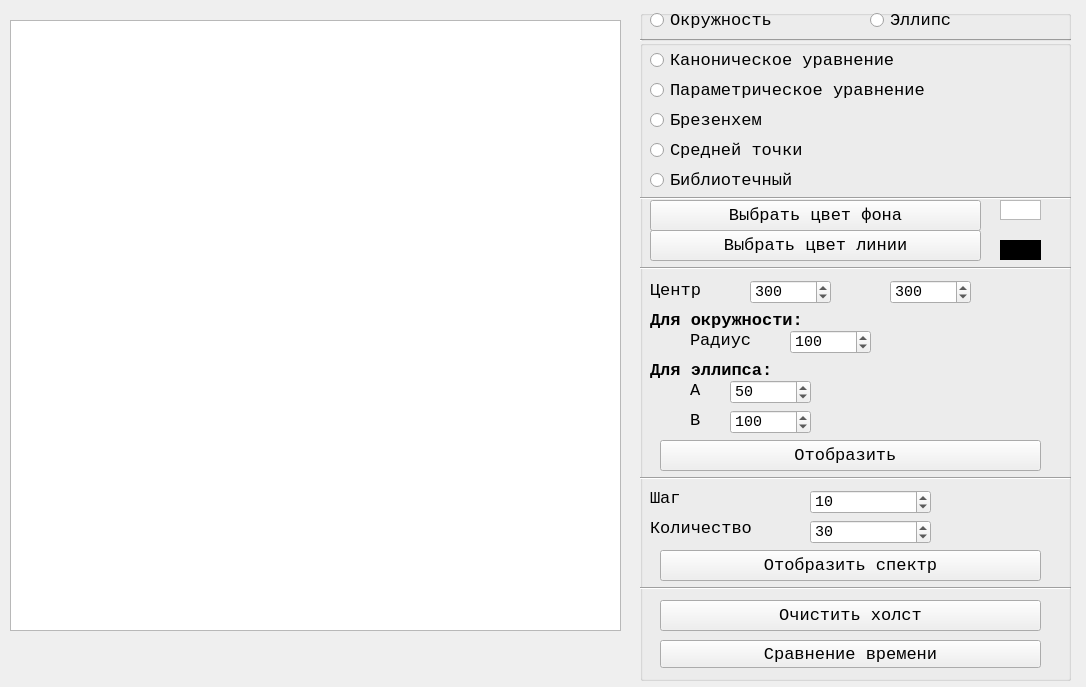
<?xml version="1.0" encoding="UTF-8"?>
<ui version="4.0">
 <class>window</class>
 <widget class="QMainWindow" name="window">
  <property name="geometry">
   <rect>
    <x>0</x>
    <y>0</y>
    <width>1086</width>
    <height>687</height>
   </rect>
  </property>
  <property name="font">
   <font>
    <family>Courier New</family>
    <pointsize>14</pointsize>
   </font>
  </property>
  <property name="windowTitle">
   <string>Отрезки</string>
  </property>
  <widget class="QWidget" name="centralwidget">
   <widget class="QGraphicsView" name="mainview">
    <property name="geometry">
     <rect>
      <x>10</x>
      <y>20</y>
      <width>611</width>
      <height>611</height>
     </rect>
    </property>
   </widget>
   <widget class="Line" name="line_3">
    <property name="geometry">
     <rect>
      <x>640</x>
      <y>30</y>
      <width>431</width>
      <height>20</height>
     </rect>
    </property>
    <property name="orientation">
     <enum>Qt::Horizontal</enum>
    </property>
   </widget>
   <widget class="QGroupBox" name="what">
    <property name="geometry">
     <rect>
      <x>640</x>
      <y>10</y>
      <width>431</width>
      <height>31</height>
     </rect>
    </property>
    <property name="font">
     <font>
      <pointsize>11</pointsize>
     </font>
    </property>
    <property name="title">
     <string/>
    </property>
    <widget class="QRadioButton" name="circle">
     <property name="geometry">
      <rect>
       <x>10</x>
       <y>0</y>
       <width>171</width>
       <height>20</height>
      </rect>
     </property>
     <property name="font">
      <font>
       <family>Courier New</family>
       <pointsize>13</pointsize>
      </font>
     </property>
     <property name="text">
      <string>Окружность </string>
     </property>
    </widget>
    <widget class="QRadioButton" name="ellips">
     <property name="geometry">
      <rect>
       <x>230</x>
       <y>0</y>
       <width>121</width>
       <height>20</height>
      </rect>
     </property>
     <property name="font">
      <font>
       <family>Courier New</family>
       <pointsize>13</pointsize>
      </font>
     </property>
     <property name="text">
      <string>Эллипс </string>
     </property>
    </widget>
   </widget>
   <widget class="QGroupBox" name="other">
    <property name="geometry">
     <rect>
      <x>640</x>
      <y>40</y>
      <width>431</width>
      <height>641</height>
     </rect>
    </property>
    <property name="font">
     <font>
      <pointsize>11</pointsize>
     </font>
    </property>
    <property name="title">
     <string/>
    </property>
    <widget class="QSpinBox" name="a">
     <property name="geometry">
      <rect>
       <x>90</x>
       <y>340</y>
       <width>81</width>
       <height>24</height>
      </rect>
     </property>
     <property name="maximum">
      <number>611</number>
     </property>
     <property name="value">
      <number>50</number>
     </property>
    </widget>
    <widget class="QRadioButton" name="middle">
     <property name="geometry">
      <rect>
       <x>10</x>
       <y>100</y>
       <width>261</width>
       <height>20</height>
      </rect>
     </property>
     <property name="font">
      <font>
       <family>Courier New</family>
       <pointsize>13</pointsize>
      </font>
     </property>
     <property name="text">
      <string>Средней точки</string>
     </property>
    </widget>
    <widget class="QGraphicsView" name="bground_color">
     <property name="geometry">
      <rect>
       <x>360</x>
       <y>160</y>
       <width>41</width>
       <height>20</height>
      </rect>
     </property>
    </widget>
    <widget class="QRadioButton" name="lib">
     <property name="geometry">
      <rect>
       <x>10</x>
       <y>130</y>
       <width>261</width>
       <height>20</height>
      </rect>
     </property>
     <property name="font">
      <font>
       <family>Courier New</family>
       <pointsize>13</pointsize>
      </font>
     </property>
     <property name="text">
      <string>Библиотечный</string>
     </property>
    </widget>
    <widget class="QSpinBox" name="dia">
     <property name="geometry">
      <rect>
       <x>170</x>
       <y>450</y>
       <width>121</width>
       <height>24</height>
      </rect>
     </property>
     <property name="minimum">
      <number>1</number>
     </property>
     <property name="maximum">
      <number>300</number>
     </property>
     <property name="value">
      <number>10</number>
     </property>
    </widget>
    <widget class="QLabel" name="angle_step">
     <property name="geometry">
      <rect>
       <x>10</x>
       <y>480</y>
       <width>171</width>
       <height>16</height>
      </rect>
     </property>
     <property name="font">
      <font>
       <family>Courier New</family>
       <pointsize>13</pointsize>
      </font>
     </property>
     <property name="text">
      <string>Количество </string>
     </property>
    </widget>
    <widget class="QSpinBox" name="rad">
     <property name="geometry">
      <rect>
       <x>150</x>
       <y>290</y>
       <width>81</width>
       <height>24</height>
      </rect>
     </property>
     <property name="minimum">
      <number>0</number>
     </property>
     <property name="maximum">
      <number>611</number>
     </property>
     <property name="value">
      <number>100</number>
     </property>
    </widget>
    <widget class="QPushButton" name="draw_once">
     <property name="geometry">
      <rect>
       <x>20</x>
       <y>400</y>
       <width>381</width>
       <height>31</height>
      </rect>
     </property>
     <property name="font">
      <font>
       <family>Courier New</family>
       <pointsize>13</pointsize>
      </font>
     </property>
     <property name="text">
      <string>Отобразить </string>
     </property>
    </widget>
    <widget class="QRadioButton" name="canon">
     <property name="geometry">
      <rect>
       <x>10</x>
       <y>10</y>
       <width>331</width>
       <height>21</height>
      </rect>
     </property>
     <property name="font">
      <font>
       <family>Courier New</family>
       <pointsize>13</pointsize>
      </font>
     </property>
     <property name="text">
      <string>Каноническое уравнение </string>
     </property>
    </widget>
    <widget class="QPushButton" name="draw_centr">
     <property name="geometry">
      <rect>
       <x>20</x>
       <y>510</y>
       <width>381</width>
       <height>31</height>
      </rect>
     </property>
     <property name="font">
      <font>
       <family>Courier New</family>
       <pointsize>13</pointsize>
      </font>
     </property>
     <property name="text">
      <string>Отобразить спектр</string>
     </property>
    </widget>
    <widget class="QRadioButton" name="param">
     <property name="geometry">
      <rect>
       <x>10</x>
       <y>40</y>
       <width>361</width>
       <height>20</height>
      </rect>
     </property>
     <property name="font">
      <font>
       <family>Courier New</family>
       <pointsize>13</pointsize>
      </font>
     </property>
     <property name="text">
      <string>Параметрическое уравнение </string>
     </property>
    </widget>
    <widget class="QSpinBox" name="b">
     <property name="geometry">
      <rect>
       <x>90</x>
       <y>370</y>
       <width>81</width>
       <height>24</height>
      </rect>
     </property>
     <property name="maximum">
      <number>611</number>
     </property>
     <property name="value">
      <number>100</number>
     </property>
    </widget>
    <widget class="QLabel" name="begin_point_2">
     <property name="geometry">
      <rect>
       <x>50</x>
       <y>340</y>
       <width>21</width>
       <height>21</height>
      </rect>
     </property>
     <property name="font">
      <font>
       <family>Courier New</family>
       <pointsize>13</pointsize>
      </font>
     </property>
     <property name="text">
      <string>A</string>
     </property>
    </widget>
    <widget class="QPushButton" name="clean_all">
     <property name="geometry">
      <rect>
       <x>20</x>
       <y>560</y>
       <width>381</width>
       <height>31</height>
      </rect>
     </property>
     <property name="font">
      <font>
       <family>Courier New</family>
       <pointsize>13</pointsize>
      </font>
     </property>
     <property name="text">
      <string>Очистить холст</string>
     </property>
    </widget>
    <widget class="QLabel" name="diametr">
     <property name="geometry">
      <rect>
       <x>10</x>
       <y>450</y>
       <width>71</width>
       <height>16</height>
      </rect>
     </property>
     <property name="font">
      <font>
       <family>Courier New</family>
       <pointsize>13</pointsize>
      </font>
     </property>
     <property name="text">
      <string>Шаг </string>
     </property>
    </widget>
    <widget class="QRadioButton" name="brez">
     <property name="geometry">
      <rect>
       <x>10</x>
       <y>70</y>
       <width>201</width>
       <height>20</height>
      </rect>
     </property>
     <property name="font">
      <font>
       <family>Courier New</family>
       <pointsize>13</pointsize>
      </font>
     </property>
     <property name="text">
      <string>Брезенхем</string>
     </property>
    </widget>
    <widget class="QSpinBox" name="centr_x">
     <property name="geometry">
      <rect>
       <x>110</x>
       <y>240</y>
       <width>81</width>
       <height>24</height>
      </rect>
     </property>
     <property name="maximum">
      <number>611</number>
     </property>
     <property name="value">
      <number>300</number>
     </property>
    </widget>
    <widget class="QSpinBox" name="count">
     <property name="geometry">
      <rect>
       <x>170</x>
       <y>480</y>
       <width>121</width>
       <height>24</height>
      </rect>
     </property>
     <property name="maximum">
      <number>360</number>
     </property>
     <property name="value">
      <number>30</number>
     </property>
    </widget>
    <widget class="QLabel" name="begin_point_3">
     <property name="geometry">
      <rect>
       <x>50</x>
       <y>370</y>
       <width>21</width>
       <height>20</height>
      </rect>
     </property>
     <property name="font">
      <font>
       <family>Courier New</family>
       <pointsize>13</pointsize>
      </font>
     </property>
     <property name="text">
      <string>B</string>
     </property>
    </widget>
    <widget class="QSpinBox" name="centr_y">
     <property name="geometry">
      <rect>
       <x>250</x>
       <y>240</y>
       <width>81</width>
       <height>24</height>
      </rect>
     </property>
     <property name="maximum">
      <number>611</number>
     </property>
     <property name="value">
      <number>300</number>
     </property>
    </widget>
    <widget class="Line" name="line">
     <property name="geometry">
      <rect>
       <x>0</x>
       <y>150</y>
       <width>431</width>
       <height>16</height>
      </rect>
     </property>
     <property name="orientation">
      <enum>Qt::Horizontal</enum>
     </property>
    </widget>
    <widget class="QPushButton" name="btn_line">
     <property name="geometry">
      <rect>
       <x>10</x>
       <y>190</y>
       <width>331</width>
       <height>31</height>
      </rect>
     </property>
     <property name="font">
      <font>
       <family>Courier New</family>
       <pointsize>13</pointsize>
      </font>
     </property>
     <property name="text">
      <string>Выбрать цвет линии</string>
     </property>
    </widget>
    <widget class="QLabel" name="begin_point">
     <property name="geometry">
      <rect>
       <x>50</x>
       <y>290</y>
       <width>91</width>
       <height>21</height>
      </rect>
     </property>
     <property name="font">
      <font>
       <family>Courier New</family>
       <pointsize>13</pointsize>
      </font>
     </property>
     <property name="text">
      <string>Радиус </string>
     </property>
    </widget>
    <widget class="QLabel" name="end_point">
     <property name="geometry">
      <rect>
       <x>10</x>
       <y>240</y>
       <width>80</width>
       <height>21</height>
      </rect>
     </property>
     <property name="font">
      <font>
       <family>Courier New</family>
       <pointsize>13</pointsize>
      </font>
     </property>
     <property name="text">
      <string>Центр</string>
     </property>
    </widget>
    <widget class="QGraphicsView" name="line_color">
     <property name="geometry">
      <rect>
       <x>360</x>
       <y>200</y>
       <width>41</width>
       <height>20</height>
      </rect>
     </property>
     <property name="palette">
      <palette>
       <active>
        <colorrole role="WindowText">
         <brush brushstyle="SolidPattern">
          <color alpha="255">
           <red>255</red>
           <green>255</green>
           <blue>255</blue>
          </color>
         </brush>
        </colorrole>
        <colorrole role="Button">
         <brush brushstyle="SolidPattern">
          <color alpha="255">
           <red>0</red>
           <green>0</green>
           <blue>0</blue>
          </color>
         </brush>
        </colorrole>
        <colorrole role="Light">
         <brush brushstyle="SolidPattern">
          <color alpha="255">
           <red>0</red>
           <green>0</green>
           <blue>0</blue>
          </color>
         </brush>
        </colorrole>
        <colorrole role="Midlight">
         <brush brushstyle="SolidPattern">
          <color alpha="255">
           <red>0</red>
           <green>0</green>
           <blue>0</blue>
          </color>
         </brush>
        </colorrole>
        <colorrole role="Dark">
         <brush brushstyle="SolidPattern">
          <color alpha="255">
           <red>0</red>
           <green>0</green>
           <blue>0</blue>
          </color>
         </brush>
        </colorrole>
        <colorrole role="Mid">
         <brush brushstyle="SolidPattern">
          <color alpha="255">
           <red>0</red>
           <green>0</green>
           <blue>0</blue>
          </color>
         </brush>
        </colorrole>
        <colorrole role="Text">
         <brush brushstyle="SolidPattern">
          <color alpha="255">
           <red>255</red>
           <green>255</green>
           <blue>255</blue>
          </color>
         </brush>
        </colorrole>
        <colorrole role="BrightText">
         <brush brushstyle="SolidPattern">
          <color alpha="255">
           <red>255</red>
           <green>255</green>
           <blue>255</blue>
          </color>
         </brush>
        </colorrole>
        <colorrole role="ButtonText">
         <brush brushstyle="SolidPattern">
          <color alpha="255">
           <red>255</red>
           <green>255</green>
           <blue>255</blue>
          </color>
         </brush>
        </colorrole>
        <colorrole role="Base">
         <brush brushstyle="SolidPattern">
          <color alpha="255">
           <red>0</red>
           <green>0</green>
           <blue>0</blue>
          </color>
         </brush>
        </colorrole>
        <colorrole role="Window">
         <brush brushstyle="SolidPattern">
          <color alpha="255">
           <red>0</red>
           <green>0</green>
           <blue>0</blue>
          </color>
         </brush>
        </colorrole>
        <colorrole role="Shadow">
         <brush brushstyle="SolidPattern">
          <color alpha="255">
           <red>0</red>
           <green>0</green>
           <blue>0</blue>
          </color>
         </brush>
        </colorrole>
        <colorrole role="AlternateBase">
         <brush brushstyle="SolidPattern">
          <color alpha="255">
           <red>0</red>
           <green>0</green>
           <blue>0</blue>
          </color>
         </brush>
        </colorrole>
        <colorrole role="ToolTipBase">
         <brush brushstyle="SolidPattern">
          <color alpha="255">
           <red>255</red>
           <green>255</green>
           <blue>220</blue>
          </color>
         </brush>
        </colorrole>
        <colorrole role="ToolTipText">
         <brush brushstyle="SolidPattern">
          <color alpha="255">
           <red>0</red>
           <green>0</green>
           <blue>0</blue>
          </color>
         </brush>
        </colorrole>
        <colorrole role="PlaceholderText">
         <brush brushstyle="SolidPattern">
          <color alpha="128">
           <red>255</red>
           <green>255</green>
           <blue>255</blue>
          </color>
         </brush>
        </colorrole>
       </active>
       <inactive>
        <colorrole role="WindowText">
         <brush brushstyle="SolidPattern">
          <color alpha="255">
           <red>255</red>
           <green>255</green>
           <blue>255</blue>
          </color>
         </brush>
        </colorrole>
        <colorrole role="Button">
         <brush brushstyle="SolidPattern">
          <color alpha="255">
           <red>0</red>
           <green>0</green>
           <blue>0</blue>
          </color>
         </brush>
        </colorrole>
        <colorrole role="Light">
         <brush brushstyle="SolidPattern">
          <color alpha="255">
           <red>0</red>
           <green>0</green>
           <blue>0</blue>
          </color>
         </brush>
        </colorrole>
        <colorrole role="Midlight">
         <brush brushstyle="SolidPattern">
          <color alpha="255">
           <red>0</red>
           <green>0</green>
           <blue>0</blue>
          </color>
         </brush>
        </colorrole>
        <colorrole role="Dark">
         <brush brushstyle="SolidPattern">
          <color alpha="255">
           <red>0</red>
           <green>0</green>
           <blue>0</blue>
          </color>
         </brush>
        </colorrole>
        <colorrole role="Mid">
         <brush brushstyle="SolidPattern">
          <color alpha="255">
           <red>0</red>
           <green>0</green>
           <blue>0</blue>
          </color>
         </brush>
        </colorrole>
        <colorrole role="Text">
         <brush brushstyle="SolidPattern">
          <color alpha="255">
           <red>255</red>
           <green>255</green>
           <blue>255</blue>
          </color>
         </brush>
        </colorrole>
        <colorrole role="BrightText">
         <brush brushstyle="SolidPattern">
          <color alpha="255">
           <red>255</red>
           <green>255</green>
           <blue>255</blue>
          </color>
         </brush>
        </colorrole>
        <colorrole role="ButtonText">
         <brush brushstyle="SolidPattern">
          <color alpha="255">
           <red>255</red>
           <green>255</green>
           <blue>255</blue>
          </color>
         </brush>
        </colorrole>
        <colorrole role="Base">
         <brush brushstyle="SolidPattern">
          <color alpha="255">
           <red>0</red>
           <green>0</green>
           <blue>0</blue>
          </color>
         </brush>
        </colorrole>
        <colorrole role="Window">
         <brush brushstyle="SolidPattern">
          <color alpha="255">
           <red>0</red>
           <green>0</green>
           <blue>0</blue>
          </color>
         </brush>
        </colorrole>
        <colorrole role="Shadow">
         <brush brushstyle="SolidPattern">
          <color alpha="255">
           <red>0</red>
           <green>0</green>
           <blue>0</blue>
          </color>
         </brush>
        </colorrole>
        <colorrole role="AlternateBase">
         <brush brushstyle="SolidPattern">
          <color alpha="255">
           <red>0</red>
           <green>0</green>
           <blue>0</blue>
          </color>
         </brush>
        </colorrole>
        <colorrole role="ToolTipBase">
         <brush brushstyle="SolidPattern">
          <color alpha="255">
           <red>255</red>
           <green>255</green>
           <blue>220</blue>
          </color>
         </brush>
        </colorrole>
        <colorrole role="ToolTipText">
         <brush brushstyle="SolidPattern">
          <color alpha="255">
           <red>0</red>
           <green>0</green>
           <blue>0</blue>
          </color>
         </brush>
        </colorrole>
        <colorrole role="PlaceholderText">
         <brush brushstyle="SolidPattern">
          <color alpha="128">
           <red>255</red>
           <green>255</green>
           <blue>255</blue>
          </color>
         </brush>
        </colorrole>
       </inactive>
       <disabled>
        <colorrole role="WindowText">
         <brush brushstyle="SolidPattern">
          <color alpha="255">
           <red>0</red>
           <green>0</green>
           <blue>0</blue>
          </color>
         </brush>
        </colorrole>
        <colorrole role="Button">
         <brush brushstyle="SolidPattern">
          <color alpha="255">
           <red>0</red>
           <green>0</green>
           <blue>0</blue>
          </color>
         </brush>
        </colorrole>
        <colorrole role="Light">
         <brush brushstyle="SolidPattern">
          <color alpha="255">
           <red>0</red>
           <green>0</green>
           <blue>0</blue>
          </color>
         </brush>
        </colorrole>
        <colorrole role="Midlight">
         <brush brushstyle="SolidPattern">
          <color alpha="255">
           <red>0</red>
           <green>0</green>
           <blue>0</blue>
          </color>
         </brush>
        </colorrole>
        <colorrole role="Dark">
         <brush brushstyle="SolidPattern">
          <color alpha="255">
           <red>0</red>
           <green>0</green>
           <blue>0</blue>
          </color>
         </brush>
        </colorrole>
        <colorrole role="Mid">
         <brush brushstyle="SolidPattern">
          <color alpha="255">
           <red>0</red>
           <green>0</green>
           <blue>0</blue>
          </color>
         </brush>
        </colorrole>
        <colorrole role="Text">
         <brush brushstyle="SolidPattern">
          <color alpha="255">
           <red>0</red>
           <green>0</green>
           <blue>0</blue>
          </color>
         </brush>
        </colorrole>
        <colorrole role="BrightText">
         <brush brushstyle="SolidPattern">
          <color alpha="255">
           <red>255</red>
           <green>255</green>
           <blue>255</blue>
          </color>
         </brush>
        </colorrole>
        <colorrole role="ButtonText">
         <brush brushstyle="SolidPattern">
          <color alpha="255">
           <red>0</red>
           <green>0</green>
           <blue>0</blue>
          </color>
         </brush>
        </colorrole>
        <colorrole role="Base">
         <brush brushstyle="SolidPattern">
          <color alpha="255">
           <red>0</red>
           <green>0</green>
           <blue>0</blue>
          </color>
         </brush>
        </colorrole>
        <colorrole role="Window">
         <brush brushstyle="SolidPattern">
          <color alpha="255">
           <red>0</red>
           <green>0</green>
           <blue>0</blue>
          </color>
         </brush>
        </colorrole>
        <colorrole role="Shadow">
         <brush brushstyle="SolidPattern">
          <color alpha="255">
           <red>0</red>
           <green>0</green>
           <blue>0</blue>
          </color>
         </brush>
        </colorrole>
        <colorrole role="AlternateBase">
         <brush brushstyle="SolidPattern">
          <color alpha="255">
           <red>0</red>
           <green>0</green>
           <blue>0</blue>
          </color>
         </brush>
        </colorrole>
        <colorrole role="ToolTipBase">
         <brush brushstyle="SolidPattern">
          <color alpha="255">
           <red>255</red>
           <green>255</green>
           <blue>220</blue>
          </color>
         </brush>
        </colorrole>
        <colorrole role="ToolTipText">
         <brush brushstyle="SolidPattern">
          <color alpha="255">
           <red>0</red>
           <green>0</green>
           <blue>0</blue>
          </color>
         </brush>
        </colorrole>
        <colorrole role="PlaceholderText">
         <brush brushstyle="SolidPattern">
          <color alpha="128">
           <red>255</red>
           <green>255</green>
           <blue>255</blue>
          </color>
         </brush>
        </colorrole>
       </disabled>
      </palette>
     </property>
    </widget>
    <widget class="QPushButton" name="btn_bground">
     <property name="geometry">
      <rect>
       <x>10</x>
       <y>160</y>
       <width>331</width>
       <height>31</height>
      </rect>
     </property>
     <property name="font">
      <font>
       <family>Courier New</family>
       <pointsize>13</pointsize>
      </font>
     </property>
     <property name="text">
      <string>Выбрать цвет фона</string>
     </property>
    </widget>
    <widget class="QLabel" name="begin_point_5">
     <property name="geometry">
      <rect>
       <x>10</x>
       <y>320</y>
       <width>161</width>
       <height>21</height>
      </rect>
     </property>
     <property name="font">
      <font>
       <family>Courier New</family>
       <pointsize>13</pointsize>
       <weight>75</weight>
       <bold>true</bold>
      </font>
     </property>
     <property name="text">
      <string>Для эллипса:</string>
     </property>
    </widget>
    <widget class="QLabel" name="begin_point_6">
     <property name="geometry">
      <rect>
       <x>10</x>
       <y>270</y>
       <width>201</width>
       <height>21</height>
      </rect>
     </property>
     <property name="font">
      <font>
       <family>Courier New</family>
       <pointsize>13</pointsize>
       <weight>75</weight>
       <bold>true</bold>
      </font>
     </property>
     <property name="text">
      <string>Для окружности:</string>
     </property>
    </widget>
    <widget class="QGraphicsView" name="mainview_2">
     <property name="geometry">
      <rect>
       <x>-520</x>
       <y>-20</y>
       <width>511</width>
       <height>511</height>
      </rect>
     </property>
    </widget>
    <widget class="Line" name="line_2">
     <property name="geometry">
      <rect>
       <x>0</x>
       <y>430</y>
       <width>431</width>
       <height>16</height>
      </rect>
     </property>
     <property name="orientation">
      <enum>Qt::Horizontal</enum>
     </property>
    </widget>
    <widget class="Line" name="line_4">
     <property name="geometry">
      <rect>
       <x>0</x>
       <y>540</y>
       <width>431</width>
       <height>16</height>
      </rect>
     </property>
     <property name="orientation">
      <enum>Qt::Horizontal</enum>
     </property>
    </widget>
    <widget class="Line" name="line_5">
     <property name="geometry">
      <rect>
       <x>0</x>
       <y>220</y>
       <width>431</width>
       <height>16</height>
      </rect>
     </property>
     <property name="orientation">
      <enum>Qt::Horizontal</enum>
     </property>
    </widget>
    <widget class="QPushButton" name="btn_time">
     <property name="geometry">
      <rect>
       <x>20</x>
       <y>600</y>
       <width>381</width>
       <height>28</height>
      </rect>
     </property>
     <property name="font">
      <font>
       <pointsize>13</pointsize>
      </font>
     </property>
     <property name="text">
      <string>Сравнение времени</string>
     </property>
    </widget>
   </widget>
  </widget>
 </widget>
 <resources/>
 <connections/>
</ui>
